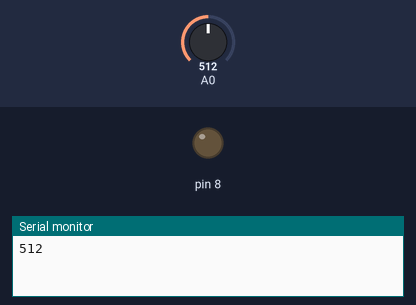
This sketch was run on a simulated Arduino Uno, built with avr-gcc and run on an emulated ATmega328P. Shown: output pins drawn as LEDs (lit = HIGH), the last lines printed to the serial monitor. Inputs (shaded band) come from the test bench; at power-on: A0 = 512.

Above: at 0.1 s.
At 1.1 s:
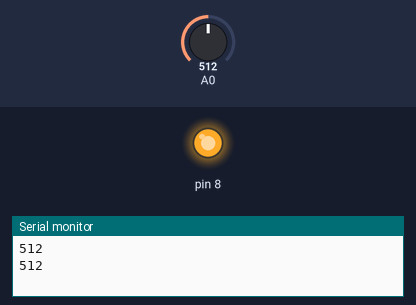
Timing chart, 0 to 2.6 s (numbered marks = the images above):
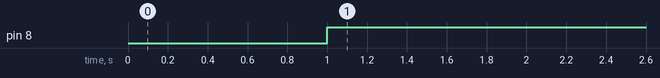

The sketch:

sketch_aug26b.ino
```cpp
void setup()
{
  Serial.begin(9600);
  pinMode(8, OUTPUT);

}

void loop()
{
  int val;
  val = analogRead(0);
  Serial.println(val, DEC);
  delay(1000);
  digitalWrite(8, HIGH);
}
```

Measured:
- by itself, pin 8: LOW → HIGH at 1.0 s
